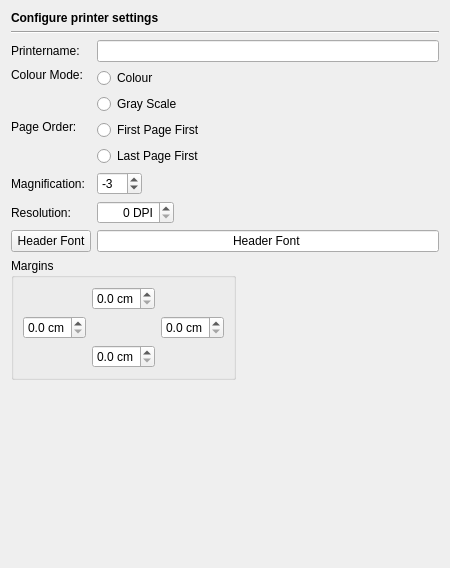
<?xml version="1.0" encoding="UTF-8"?>
<ui version="4.0">
 <class>PrinterPage</class>
 <widget class="QWidget" name="PrinterPage">
  <property name="geometry">
   <rect>
    <x>0</x>
    <y>0</y>
    <width>448</width>
    <height>568</height>
   </rect>
  </property>
  <layout class="QVBoxLayout" name="verticalLayout">
   <item>
    <widget class="QLabel" name="headerLabel">
     <property name="text">
      <string>&lt;b&gt;Configure printer settings&lt;/b&gt;</string>
     </property>
    </widget>
   </item>
   <item>
    <widget class="Line" name="line7">
     <property name="frameShape">
      <enum>QFrame::HLine</enum>
     </property>
     <property name="frameShadow">
      <enum>QFrame::Sunken</enum>
     </property>
     <property name="orientation">
      <enum>Qt::Horizontal</enum>
     </property>
    </widget>
   </item>
   <item>
    <layout class="QGridLayout" name="gridLayout">
     <item row="0" column="0">
      <widget class="QLabel" name="TextLabel1">
       <property name="text">
        <string>Printername:</string>
       </property>
      </widget>
     </item>
     <item row="0" column="1" colspan="3">
      <widget class="QLineEdit" name="printerNameEdit"/>
     </item>
     <item row="1" column="0">
      <widget class="QLabel" name="TextLabel2">
       <property name="text">
        <string>Colour Mode:</string>
       </property>
       <property name="alignment">
        <set>Qt::AlignTop</set>
       </property>
      </widget>
     </item>
     <item row="1" column="1" colspan="3">
      <widget class="QFrame" name="frame_2">
       <property name="frameShape">
        <enum>QFrame::NoFrame</enum>
       </property>
       <layout class="QVBoxLayout">
        <property name="leftMargin">
         <number>0</number>
        </property>
        <property name="topMargin">
         <number>0</number>
        </property>
        <property name="rightMargin">
         <number>0</number>
        </property>
        <property name="bottomMargin">
         <number>0</number>
        </property>
        <item>
         <widget class="QRadioButton" name="printerColorButton">
          <property name="text">
           <string>Colour</string>
          </property>
         </widget>
        </item>
        <item>
         <widget class="QRadioButton" name="printerGrayscaleButton">
          <property name="text">
           <string>Gray Scale</string>
          </property>
         </widget>
        </item>
       </layout>
      </widget>
     </item>
     <item row="2" column="0">
      <widget class="QLabel" name="TextLabel4">
       <property name="text">
        <string>Page Order:</string>
       </property>
       <property name="alignment">
        <set>Qt::AlignTop</set>
       </property>
      </widget>
     </item>
     <item row="2" column="1" colspan="3">
      <widget class="QFrame" name="frame">
       <property name="frameShape">
        <enum>QFrame::NoFrame</enum>
       </property>
       <layout class="QVBoxLayout">
        <property name="spacing">
         <number>6</number>
        </property>
        <property name="leftMargin">
         <number>0</number>
        </property>
        <property name="topMargin">
         <number>0</number>
        </property>
        <property name="rightMargin">
         <number>0</number>
        </property>
        <property name="bottomMargin">
         <number>0</number>
        </property>
        <item>
         <widget class="QRadioButton" name="printFirstPageFirstButton">
          <property name="text">
           <string>First Page First</string>
          </property>
         </widget>
        </item>
        <item>
         <widget class="QRadioButton" name="printFirstPageLastButton">
          <property name="text">
           <string>Last Page First</string>
          </property>
         </widget>
        </item>
       </layout>
      </widget>
     </item>
     <item row="3" column="0">
      <widget class="QLabel" name="TextLabel3">
       <property name="text">
        <string>Magnification:</string>
       </property>
      </widget>
     </item>
     <item row="3" column="1">
      <widget class="QSpinBox" name="printMagnificationSpinBox">
       <property name="minimum">
        <number>-10</number>
       </property>
       <property name="maximum">
        <number>10</number>
       </property>
       <property name="value">
        <number>-3</number>
       </property>
      </widget>
     </item>
     <item row="3" column="2" colspan="2">
      <spacer>
       <property name="orientation">
        <enum>Qt::Horizontal</enum>
       </property>
       <property name="sizeHint" stdset="0">
        <size>
         <width>251</width>
         <height>20</height>
        </size>
       </property>
      </spacer>
     </item>
     <item row="4" column="0">
      <widget class="QLabel" name="label">
       <property name="text">
        <string>Resolution:</string>
       </property>
      </widget>
     </item>
     <item row="4" column="1" colspan="2">
      <widget class="QSpinBox" name="resolutionSpinBox">
       <property name="toolTip">
        <string>Select the printer resolution </string>
       </property>
       <property name="alignment">
        <set>Qt::AlignRight|Qt::AlignTrailing|Qt::AlignVCenter</set>
       </property>
       <property name="suffix">
        <string> DPI</string>
       </property>
       <property name="maximum">
        <number>6000</number>
       </property>
       <property name="singleStep">
        <number>50</number>
       </property>
      </widget>
     </item>
     <item row="4" column="3">
      <spacer name="horizontalSpacer">
       <property name="orientation">
        <enum>Qt::Horizontal</enum>
       </property>
       <property name="sizeHint" stdset="0">
        <size>
         <width>208</width>
         <height>20</height>
        </size>
       </property>
      </spacer>
     </item>
     <item row="5" column="0">
      <widget class="QPushButton" name="printheaderFontButton">
       <property name="toolTip">
        <string>Press to select the font for the page headers</string>
       </property>
       <property name="text">
        <string>Header Font</string>
       </property>
      </widget>
     </item>
     <item row="5" column="1" colspan="3">
      <widget class="QLineEdit" name="printheaderFontSample">
       <property name="focusPolicy">
        <enum>Qt::NoFocus</enum>
       </property>
       <property name="text">
        <string>Header Font</string>
       </property>
       <property name="alignment">
        <set>Qt::AlignHCenter</set>
       </property>
       <property name="readOnly">
        <bool>true</bool>
       </property>
      </widget>
     </item>
    </layout>
   </item>
   <item>
    <layout class="QHBoxLayout">
     <item>
      <widget class="QGroupBox" name="groupBox">
       <property name="title">
        <string>Margins</string>
       </property>
       <layout class="QGridLayout">
        <item row="0" column="1">
         <widget class="QDoubleSpinBox" name="topMarginSpinBox">
          <property name="toolTip">
           <string>Enter the top margin in cm.</string>
          </property>
          <property name="suffix">
           <string> cm</string>
          </property>
          <property name="decimals">
           <number>1</number>
          </property>
          <property name="maximum">
           <double>9.900000000000000</double>
          </property>
          <property name="singleStep">
           <double>0.500000000000000</double>
          </property>
         </widget>
        </item>
        <item row="1" column="0">
         <widget class="QDoubleSpinBox" name="leftMarginSpinBox">
          <property name="toolTip">
           <string>Enter the left margin in cm.</string>
          </property>
          <property name="suffix">
           <string> cm</string>
          </property>
          <property name="decimals">
           <number>1</number>
          </property>
          <property name="maximum">
           <double>9.900000000000000</double>
          </property>
          <property name="singleStep">
           <double>0.500000000000000</double>
          </property>
         </widget>
        </item>
        <item row="1" column="2">
         <widget class="QDoubleSpinBox" name="rightMarginSpinBox">
          <property name="toolTip">
           <string>Enter the right margin in cm.</string>
          </property>
          <property name="suffix">
           <string> cm</string>
          </property>
          <property name="decimals">
           <number>1</number>
          </property>
          <property name="maximum">
           <double>9.900000000000000</double>
          </property>
          <property name="singleStep">
           <double>0.500000000000000</double>
          </property>
         </widget>
        </item>
        <item row="2" column="1">
         <widget class="QDoubleSpinBox" name="bottomMarginSpinBox">
          <property name="toolTip">
           <string>Enter the bottom margin in cm.</string>
          </property>
          <property name="suffix">
           <string> cm</string>
          </property>
          <property name="decimals">
           <number>1</number>
          </property>
          <property name="maximum">
           <double>9.900000000000000</double>
          </property>
          <property name="singleStep">
           <double>0.500000000000000</double>
          </property>
         </widget>
        </item>
       </layout>
      </widget>
     </item>
     <item>
      <spacer>
       <property name="orientation">
        <enum>Qt::Horizontal</enum>
       </property>
       <property name="sizeHint" stdset="0">
        <size>
         <width>40</width>
         <height>20</height>
        </size>
       </property>
      </spacer>
     </item>
    </layout>
   </item>
   <item>
    <spacer>
     <property name="orientation">
      <enum>Qt::Vertical</enum>
     </property>
     <property name="sizeHint" stdset="0">
      <size>
       <width>428</width>
       <height>61</height>
      </size>
     </property>
    </spacer>
   </item>
  </layout>
 </widget>
 <tabstops>
  <tabstop>printerNameEdit</tabstop>
  <tabstop>printerColorButton</tabstop>
  <tabstop>printerGrayscaleButton</tabstop>
  <tabstop>printFirstPageFirstButton</tabstop>
  <tabstop>printFirstPageLastButton</tabstop>
  <tabstop>printMagnificationSpinBox</tabstop>
  <tabstop>resolutionSpinBox</tabstop>
  <tabstop>printheaderFontButton</tabstop>
  <tabstop>topMarginSpinBox</tabstop>
  <tabstop>leftMarginSpinBox</tabstop>
  <tabstop>rightMarginSpinBox</tabstop>
  <tabstop>bottomMarginSpinBox</tabstop>
 </tabstops>
 <resources/>
 <connections/>
</ui>
